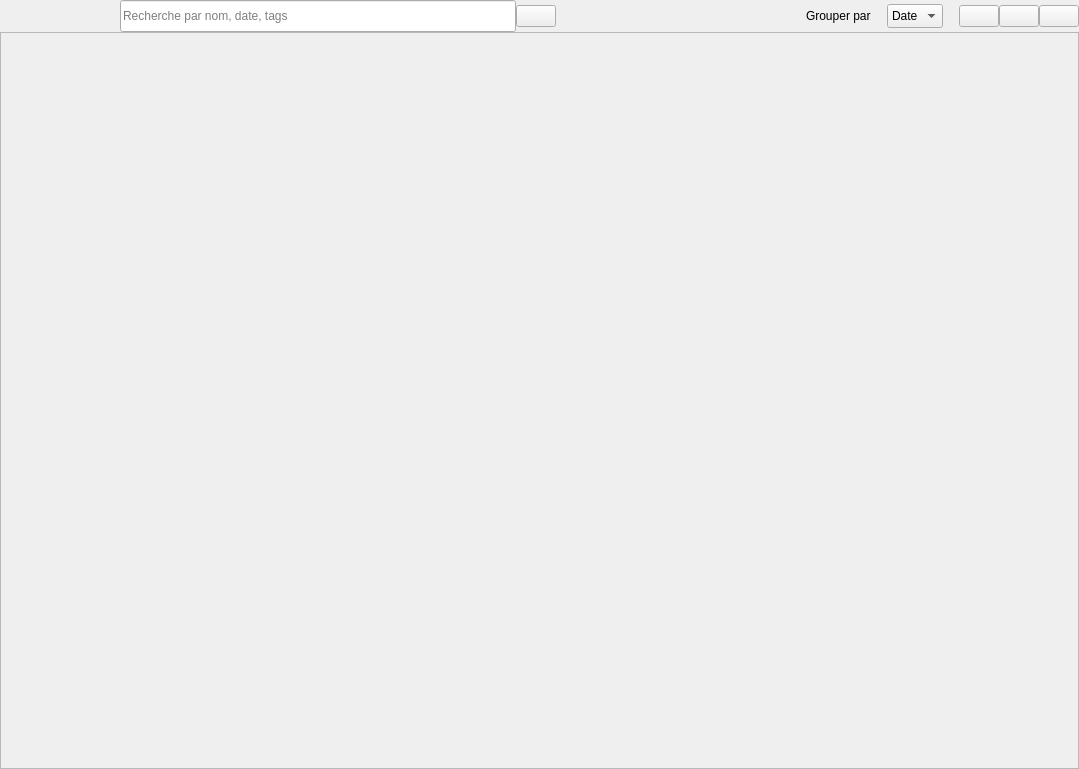
<?xml version="1.0" encoding="UTF-8"?>
<ui version="4.0">
 <class>PhotoGalleryPanel</class>
 <widget class="QWidget" name="PhotoGalleryPanel">
  <property name="geometry">
   <rect>
    <x>0</x>
    <y>0</y>
    <width>1079</width>
    <height>769</height>
   </rect>
  </property>
  <property name="styleSheet">
   <string notr="true"/>
  </property>
  <layout class="QVBoxLayout" name="photoGalleryPanelLayout">
   <property name="spacing">
    <number>0</number>
   </property>
   <property name="leftMargin">
    <number>0</number>
   </property>
   <property name="topMargin">
    <number>0</number>
   </property>
   <property name="rightMargin">
    <number>0</number>
   </property>
   <property name="bottomMargin">
    <number>0</number>
   </property>
   <item>
    <widget class="QWidget" name="header" native="true">
     <layout class="QHBoxLayout" name="headerLayout" stretch="1,0,0,0,0,0,0">
      <property name="spacing">
       <number>0</number>
      </property>
      <property name="leftMargin">
       <number>120</number>
      </property>
      <property name="topMargin">
       <number>0</number>
      </property>
      <property name="rightMargin">
       <number>0</number>
      </property>
      <property name="bottomMargin">
       <number>0</number>
      </property>
      <item>
       <widget class="QLineEdit" name="searchLineEdit">
        <property name="sizePolicy">
         <sizepolicy hsizetype="Expanding" vsizetype="Fixed">
          <horstretch>0</horstretch>
          <verstretch>0</verstretch>
         </sizepolicy>
        </property>
        <property name="minimumSize">
         <size>
          <width>260</width>
          <height>32</height>
         </size>
        </property>
        <property name="maximumSize">
         <size>
          <width>396</width>
          <height>16777215</height>
         </size>
        </property>
        <property name="placeholderText">
         <string>Recherche par nom, date, tags</string>
        </property>
       </widget>
      </item>
      <item>
       <widget class="QPushButton" name="searchActionButton">
        <property name="icon">
         <iconset>
          <normaloff>../icons/cache/search.svg</normaloff>../icons/cache/search.svg</iconset>
        </property>
       </widget>
      </item>
      <item>
       <spacer name="headerSpacer">
        <property name="orientation">
         <enum>Qt::Horizontal</enum>
        </property>
        <property name="sizeHint" stdset="0">
         <size>
          <width>40</width>
          <height>20</height>
         </size>
        </property>
       </spacer>
      </item>
      <item>
       <layout class="QHBoxLayout" name="groupByContainer">
        <property name="spacing">
         <number>16</number>
        </property>
        <property name="leftMargin">
         <number>16</number>
        </property>
        <property name="rightMargin">
         <number>16</number>
        </property>
        <item>
         <widget class="QLabel" name="groupBySmallLabel">
          <property name="text">
           <string>Grouper par</string>
          </property>
         </widget>
        </item>
        <item>
         <widget class="QComboBox" name="groupByComboBox">
          <property name="sizePolicy">
           <sizepolicy hsizetype="Preferred" vsizetype="Fixed">
            <horstretch>0</horstretch>
            <verstretch>0</verstretch>
           </sizepolicy>
          </property>
          <property name="minimumSize">
           <size>
            <width>0</width>
            <height>24</height>
           </size>
          </property>
          <item>
           <property name="text">
            <string>Date</string>
           </property>
          </item>
          <item>
           <property name="text">
            <string>Tag</string>
           </property>
          </item>
         </widget>
        </item>
       </layout>
      </item>
      <item>
       <widget class="QPushButton" name="advancedSearchActionButton">
        <property name="toolTip">
         <string>Recherche avancée</string>
        </property>
        <property name="text">
         <string/>
        </property>
        <property name="icon">
         <iconset>
          <normaloff>../icons/cache/advanced_search.svg</normaloff>../icons/cache/advanced_search.svg</iconset>
        </property>
       </widget>
      </item>
      <item>
       <widget class="QPushButton" name="importFolderActionButton">
        <property name="toolTip">
         <string>Importer un répertoire d'images</string>
        </property>
        <property name="text">
         <string/>
        </property>
        <property name="icon">
         <iconset>
          <normaloff>../icons/cache/import_folder.svg</normaloff>../icons/cache/import_folder.svg</iconset>
        </property>
       </widget>
      </item>
      <item>
       <widget class="QPushButton" name="changeThemeActionButton">
        <property name="toolTip">
         <string>Changer le thème graphique</string>
        </property>
        <property name="text">
         <string/>
        </property>
        <property name="icon">
         <iconset>
          <normaloff>../icons/cache/change_theme.svg</normaloff>../icons/cache/change_theme.svg</iconset>
        </property>
       </widget>
      </item>
     </layout>
    </widget>
   </item>
   <item>
    <widget class="QScrollArea" name="photoGalleryContainer">
     <property name="sizePolicy">
      <sizepolicy hsizetype="Expanding" vsizetype="Expanding">
       <horstretch>1</horstretch>
       <verstretch>0</verstretch>
      </sizepolicy>
     </property>
     <property name="verticalScrollBarPolicy">
      <enum>Qt::ScrollBarAlwaysOff</enum>
     </property>
     <property name="horizontalScrollBarPolicy">
      <enum>Qt::ScrollBarAlwaysOff</enum>
     </property>
     <property name="widgetResizable">
      <bool>true</bool>
     </property>
     <widget class="QWidget" name="content">
      <property name="geometry">
       <rect>
        <x>0</x>
        <y>0</y>
        <width>1077</width>
        <height>735</height>
       </rect>
      </property>
      <property name="sizePolicy">
       <sizepolicy hsizetype="Expanding" vsizetype="Preferred">
        <horstretch>1</horstretch>
        <verstretch>0</verstretch>
       </sizepolicy>
      </property>
      <layout class="QVBoxLayout" name="contentLayout">
       <property name="leftMargin">
        <number>120</number>
       </property>
       <property name="topMargin">
        <number>32</number>
       </property>
       <property name="rightMargin">
        <number>120</number>
       </property>
       <property name="bottomMargin">
        <number>0</number>
       </property>
       <item>
        <widget class="PhotoListView" name="photoListView" native="true">
         <property name="sizePolicy">
          <sizepolicy hsizetype="Ignored" vsizetype="Preferred">
           <horstretch>0</horstretch>
           <verstretch>0</verstretch>
          </sizepolicy>
         </property>
        </widget>
       </item>
      </layout>
     </widget>
    </widget>
   </item>
  </layout>
 </widget>
 <customwidgets>
  <customwidget>
   <class>PhotoListView</class>
   <extends>QWidget</extends>
   <header>kappa.ui.widgets.photo_list_view</header>
  </customwidget>
 </customwidgets>
 <resources/>
 <connections/>
</ui>
